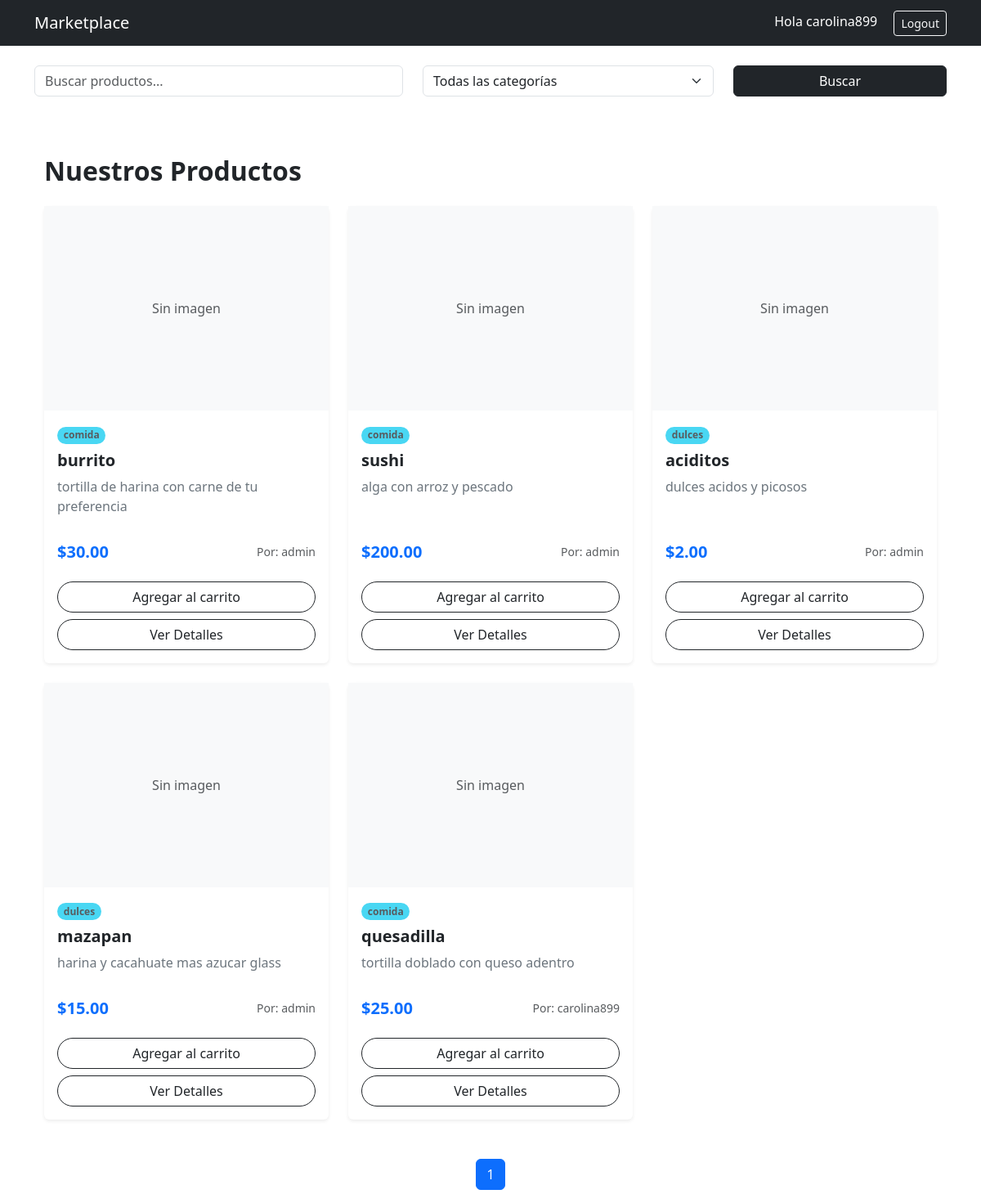
/ (signed in), run on the app's committed database.
### store/models.py (models this page shows, shortened)
class User(AbstractUser):
    id = models.UUIDField(primary_key=True, default=uuid.uuid4, editable=False)
    is_seller = models.BooleanField(default=False)

class Product(models.Model):
    id = models.UUIDField(primary_key=True, default=uuid.uuid4, editable=False)
    name = models.CharField(max_length=150)
    description = models.TextField()
    image = models.ImageField(upload_to='upload/', blank=True, null=True)
    price = models.DecimalField(max_digits=10, decimal_places=2)
    stock = models.PositiveIntegerField(default=0)
    owner = models.ForeignKey(
        User,
        on_delete=models.CASCADE,
        related_name='products'
    )  # 1:N
    categories = models.ManyToManyField(
        Category,
        related_name='products'
    )  # N:M
    created_at = models.DateTimeField(auto_now_add=True)

class Category(models.Model):
    id = models.UUIDField(primary_key=True, default=uuid.uuid4, editable=False)
    name = models.CharField(max_length=100)
    description = models.TextField(blank=True)

### store/views.py (the view)
# urls.py: 2. Add a URL to urlpatterns:  path('', views.home, name='home')
def home(request):
    query = request.GET.get('q')
    category_id = request.GET.get('category')
    products = Product.objects.select_related(
        'owner'
    ).prefetch_related(
        'categories'
    ).all()
    if query:
        products = products.filter(
            Q(name__icontains=query) |
            Q(description__icontains=query)
        )
    if category_id:
        products = products.filter(
            categories__id=category_id
        )
    paginator = Paginator(products, 6)
    page_number = request.GET.get('page')
    page_obj = paginator.get_page(page_number)
    categories = Category.objects.all()
    return render(request, 'store/home.html', {
        'page_obj': page_obj,
        'categories': categories,
        'products': products
    })

### store/templates/store/home.html (shortened to what this page needs)
{% extends 'store/base.html' %}
{% block content %}
<form method="GET" class="row mb-4">
    <div class="col-md-5">
        <input type="text"
               name="q"
               class="form-control"
               placeholder="Buscar productos...">
    </div>
    <div class="col-md-4">
        <select name="category"
                class="form-select">
            <option value="">Todas las categorías</option>
        </select>
    </div>
    <div class="col-md-3">
        <button class="btn btn-dark w-100">
            Buscar
        </button>
    </div>
</form>
<div class="container py-5">
    <h2 class="mb-4 fw-bold text-dark">Nuestros Productos</h2>
    <div class="row row-cols-1 row-cols-md-2 row-cols-lg-3 g-4">
        {% for product in products %}
        <div class="col">
            <div class="card h-100 border-0 shadow-sm transition-hover">
                {% if product.image %}
                    <img src="{{ product.image.url }}" class="card-img-top object-fit-cover" alt="{{ product.name }}" style="height: 250px;">
                {% else %}
                    <div class="bg-light d-flex align-items-center justify-content-center" style="height: 250px;">
                        <span class="text-muted">Sin imagen</span>
                    </div>
                {% endif %}
                <div class="card-body d-flex flex-column">
                    <div class="mb-2">
                        {% for cat in product.categories.all %}
                            <span class="badge rounded-pill bg-info text-dark opacity-75 small">{{ cat.name }}</span>
                        {% endfor %}
                    </div>
                    <h5 class="card-title fw-semibold">{{ product.name }}</h5>
                    <p class="card-text text-secondary flex-grow-1">
                        {{ product.description|truncatechars:100 }}
                    </p>
                    <div class="d-flex justify-content-between align-items-center mt-3">
                        <span class="h5 mb-0 fw-bold text-primary">${{ product.price }}</span>
                        <small class="text-muted">Por: {{ product.owner.username }}</small>
                    </div>
                </div>
                <div class="card-footer bg-transparent border-top-0 pb-3">
                    {% if user.is_authenticated %}
                        <div class="d-grid">
                            <a href="{% url 'add_to_cart' product.id %}" class="btn btn-outline-dark rounded-pill">Agregar al carrito</a>
                        </div>
                    {% endif %}
                    <div class="d-grid pt-2">
                        <a href="#" class="btn btn-outline-dark rounded-pill">Ver Detalles</a>
                    </div>
                </div>
            </div>
        </div>
        {% empty %}
        <div class="col-12 text-center py-5">
            <p class="lead text-muted">No hay productos disponibles en este momento.</p>
        </div>
        {% endfor %}
    </div>
</div>
<nav>
<ul class="pagination justify-content-center">
    <li class="page-item active">
        <span class="page-link">
            {{ page_obj.number }}
        </span>
    </li>
</ul>
</nav>
{% endblock %}

### store/templates/store/base.html (shortened to what this page needs)
<!DOCTYPE html>
<html lang="es">
<head>
    <link href="https://cdn.jsdelivr.net/npm/bootstrap@5.3.0/dist/css/bootstrap.min.css" rel="stylesheet">
</head>
<body>
<nav class="navbar navbar-expand-lg navbar-dark bg-dark">
  <div class="container">
    <a class="navbar-brand" href="/">Marketplace</a>
    <div>
      {% if user.is_authenticated %}
        <span class="text-white me-3">Hola {{ user.username }}</span>
        <a href="{% url 'logout' %}" class="btn btn-outline-light btn-sm">Logout</a>
      {% else %}
        <a href="{% url 'login' %}" class="btn btn-outline-light btn-sm me-2">Login</a>
        <a href="{% url 'register' %}" class="btn btn-primary btn-sm">Registro</a>
      {% endif %}
    </div>
  </div>
</nav>
<div class="container mt-4">
    {% block content %}{% endblock %}
</div>
</body>
</html>

### store/templates/store/home.html (style rules this page uses)
.transition-hover { transition: transform 0.2s ease-in-out, box-shadow 0.2s ease-in-out; }

### data on the page
User: username "carolina899"
Product: shows "Sin imagen", name "burrito", description "tortilla de harina con carne de tu preferencia", price "30.00", owner.username "admin"
Category: name "comida"
Product: shows "Sin imagen", name "sushi", description "alga con arroz y pescado", price "200.00", owner.username "admin"
Product: shows "Sin imagen", name "aciditos", description "dulces acidos y picosos", price "2.00", owner.username "admin"
Category: name "dulces"
Product: shows "Sin imagen", name "mazapan", description "harina y cacahuate mas azucar glass", price "15.00", owner.username "admin"
Product: shows "Sin imagen", name "quesadilla", description "tortilla doblado con queso adentro", price "25.00", owner.username "carolina899"

### other printed values
{{ page_obj.number }} "1"
